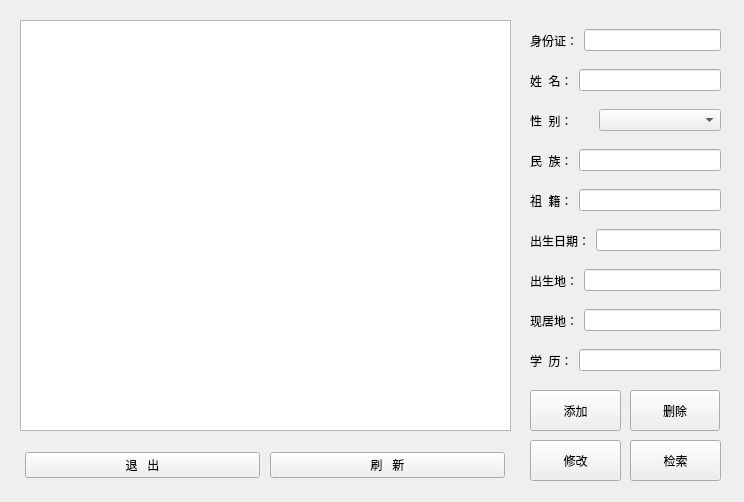
<?xml version="1.0" encoding="UTF-8"?>
<ui version="4.0">
 <class>person</class>
 <widget class="QWidget" name="person">
  <property name="geometry">
   <rect>
    <x>0</x>
    <y>0</y>
    <width>744</width>
    <height>502</height>
   </rect>
  </property>
  <property name="windowTitle">
   <string>Form</string>
  </property>
  <widget class="QPushButton" name="pushButtoninsert">
   <property name="geometry">
    <rect>
     <x>530</x>
     <y>390</y>
     <width>91</width>
     <height>41</height>
    </rect>
   </property>
   <property name="text">
    <string>添加</string>
   </property>
  </widget>
  <widget class="QWidget" name="horizontalLayoutWidget">
   <property name="geometry">
    <rect>
     <x>530</x>
     <y>20</y>
     <width>191</width>
     <height>41</height>
    </rect>
   </property>
   <layout class="QHBoxLayout" name="horizontalLayout_2">
    <item>
     <widget class="QLabel" name="label">
      <property name="text">
       <string>身份证：</string>
      </property>
     </widget>
    </item>
    <item>
     <widget class="QLineEdit" name="id"/>
    </item>
   </layout>
  </widget>
  <widget class="QWidget" name="horizontalLayoutWidget_3">
   <property name="geometry">
    <rect>
     <x>530</x>
     <y>100</y>
     <width>191</width>
     <height>41</height>
    </rect>
   </property>
   <layout class="QHBoxLayout" name="horizontalLayout_4">
    <item>
     <widget class="QLabel" name="label_3">
      <property name="text">
       <string>性  别：</string>
      </property>
     </widget>
    </item>
    <item>
     <widget class="QComboBox" name="sex">
      <property name="minimumSize">
       <size>
        <width>122</width>
        <height>21</height>
       </size>
      </property>
      <item>
       <property name="text">
        <string/>
       </property>
      </item>
      <item>
       <property name="text">
        <string>男</string>
       </property>
      </item>
      <item>
       <property name="text">
        <string>女</string>
       </property>
      </item>
     </widget>
    </item>
   </layout>
  </widget>
  <widget class="QPushButton" name="pushButtondelete">
   <property name="geometry">
    <rect>
     <x>630</x>
     <y>390</y>
     <width>90</width>
     <height>41</height>
    </rect>
   </property>
   <property name="text">
    <string>删除</string>
   </property>
  </widget>
  <widget class="QWidget" name="horizontalLayoutWidget_2">
   <property name="geometry">
    <rect>
     <x>530</x>
     <y>60</y>
     <width>191</width>
     <height>41</height>
    </rect>
   </property>
   <layout class="QHBoxLayout" name="horizontalLayout_3">
    <item>
     <widget class="QLabel" name="label_2">
      <property name="text">
       <string>姓  名：</string>
      </property>
     </widget>
    </item>
    <item>
     <widget class="QLineEdit" name="xingming"/>
    </item>
   </layout>
  </widget>
  <widget class="QWidget" name="horizontalLayoutWidget_6">
   <property name="geometry">
    <rect>
     <x>530</x>
     <y>220</y>
     <width>191</width>
     <height>41</height>
    </rect>
   </property>
   <layout class="QHBoxLayout" name="horizontalLayout_7">
    <item>
     <widget class="QLabel" name="label_6">
      <property name="text">
       <string>出生日期：</string>
      </property>
     </widget>
    </item>
    <item>
     <widget class="QLineEdit" name="birth"/>
    </item>
   </layout>
  </widget>
  <widget class="QWidget" name="horizontalLayoutWidget_5">
   <property name="geometry">
    <rect>
     <x>530</x>
     <y>180</y>
     <width>191</width>
     <height>41</height>
    </rect>
   </property>
   <layout class="QHBoxLayout" name="horizontalLayout_6">
    <item>
     <widget class="QLabel" name="label_5">
      <property name="text">
       <string>祖  籍：</string>
      </property>
     </widget>
    </item>
    <item>
     <widget class="QLineEdit" name="zuji"/>
    </item>
   </layout>
  </widget>
  <widget class="QPushButton" name="pushButtonsearch">
   <property name="geometry">
    <rect>
     <x>630</x>
     <y>440</y>
     <width>91</width>
     <height>41</height>
    </rect>
   </property>
   <property name="text">
    <string>检索</string>
   </property>
  </widget>
  <widget class="QWidget" name="horizontalLayoutWidget_4">
   <property name="geometry">
    <rect>
     <x>530</x>
     <y>140</y>
     <width>191</width>
     <height>41</height>
    </rect>
   </property>
   <layout class="QHBoxLayout" name="horizontalLayout_5">
    <item>
     <widget class="QLabel" name="re">
      <property name="text">
       <string>民  族：</string>
      </property>
     </widget>
    </item>
    <item>
     <widget class="QLineEdit" name="minzu"/>
    </item>
   </layout>
  </widget>
  <widget class="QPushButton" name="pushButtonchange">
   <property name="geometry">
    <rect>
     <x>530</x>
     <y>440</y>
     <width>91</width>
     <height>41</height>
    </rect>
   </property>
   <property name="text">
    <string>修改</string>
   </property>
  </widget>
  <widget class="QWidget" name="horizontalLayoutWidget_7">
   <property name="geometry">
    <rect>
     <x>530</x>
     <y>260</y>
     <width>191</width>
     <height>41</height>
    </rect>
   </property>
   <layout class="QHBoxLayout" name="horizontalLayout_8">
    <item>
     <widget class="QLabel" name="re_2">
      <property name="text">
       <string>出生地：</string>
      </property>
     </widget>
    </item>
    <item>
     <widget class="QLineEdit" name="bornplace"/>
    </item>
   </layout>
  </widget>
  <widget class="QWidget" name="horizontalLayoutWidget_8">
   <property name="geometry">
    <rect>
     <x>530</x>
     <y>300</y>
     <width>191</width>
     <height>41</height>
    </rect>
   </property>
   <layout class="QHBoxLayout" name="horizontalLayout_9">
    <item>
     <widget class="QLabel" name="label_7">
      <property name="text">
       <string>现居地：</string>
      </property>
     </widget>
    </item>
    <item>
     <widget class="QLineEdit" name="liveplace"/>
    </item>
   </layout>
  </widget>
  <widget class="QWidget" name="horizontalLayoutWidget_9">
   <property name="geometry">
    <rect>
     <x>530</x>
     <y>340</y>
     <width>191</width>
     <height>41</height>
    </rect>
   </property>
   <layout class="QHBoxLayout" name="horizontalLayout_10">
    <item>
     <widget class="QLabel" name="label_8">
      <property name="text">
       <string>学  历：</string>
      </property>
     </widget>
    </item>
    <item>
     <widget class="QLineEdit" name="xueli"/>
    </item>
   </layout>
  </widget>
  <widget class="QTableView" name="tableView">
   <property name="geometry">
    <rect>
     <x>20</x>
     <y>20</y>
     <width>491</width>
     <height>411</height>
    </rect>
   </property>
  </widget>
  <widget class="QWidget" name="horizontalLayoutWidget_10">
   <property name="geometry">
    <rect>
     <x>20</x>
     <y>440</y>
     <width>491</width>
     <height>51</height>
    </rect>
   </property>
   <layout class="QHBoxLayout" name="horizontalLayout">
    <property name="spacing">
     <number>10</number>
    </property>
    <property name="leftMargin">
     <number>5</number>
    </property>
    <property name="rightMargin">
     <number>6</number>
    </property>
    <property name="bottomMargin">
     <number>0</number>
    </property>
    <item>
     <widget class="QPushButton" name="pushButtonexit">
      <property name="text">
       <string>退   出</string>
      </property>
     </widget>
    </item>
    <item>
     <widget class="QPushButton" name="pushButton_search">
      <property name="text">
       <string>刷   新</string>
      </property>
     </widget>
    </item>
   </layout>
  </widget>
 </widget>
 <tabstops>
  <tabstop>id</tabstop>
  <tabstop>xingming</tabstop>
  <tabstop>sex</tabstop>
  <tabstop>minzu</tabstop>
  <tabstop>zuji</tabstop>
  <tabstop>birth</tabstop>
  <tabstop>bornplace</tabstop>
  <tabstop>liveplace</tabstop>
  <tabstop>xueli</tabstop>
  <tabstop>pushButtoninsert</tabstop>
  <tabstop>pushButtondelete</tabstop>
  <tabstop>pushButtonchange</tabstop>
  <tabstop>pushButtonsearch</tabstop>
  <tabstop>tableView</tabstop>
  <tabstop>pushButtonexit</tabstop>
  <tabstop>pushButton_search</tabstop>
 </tabstops>
 <resources/>
 <connections/>
</ui>
